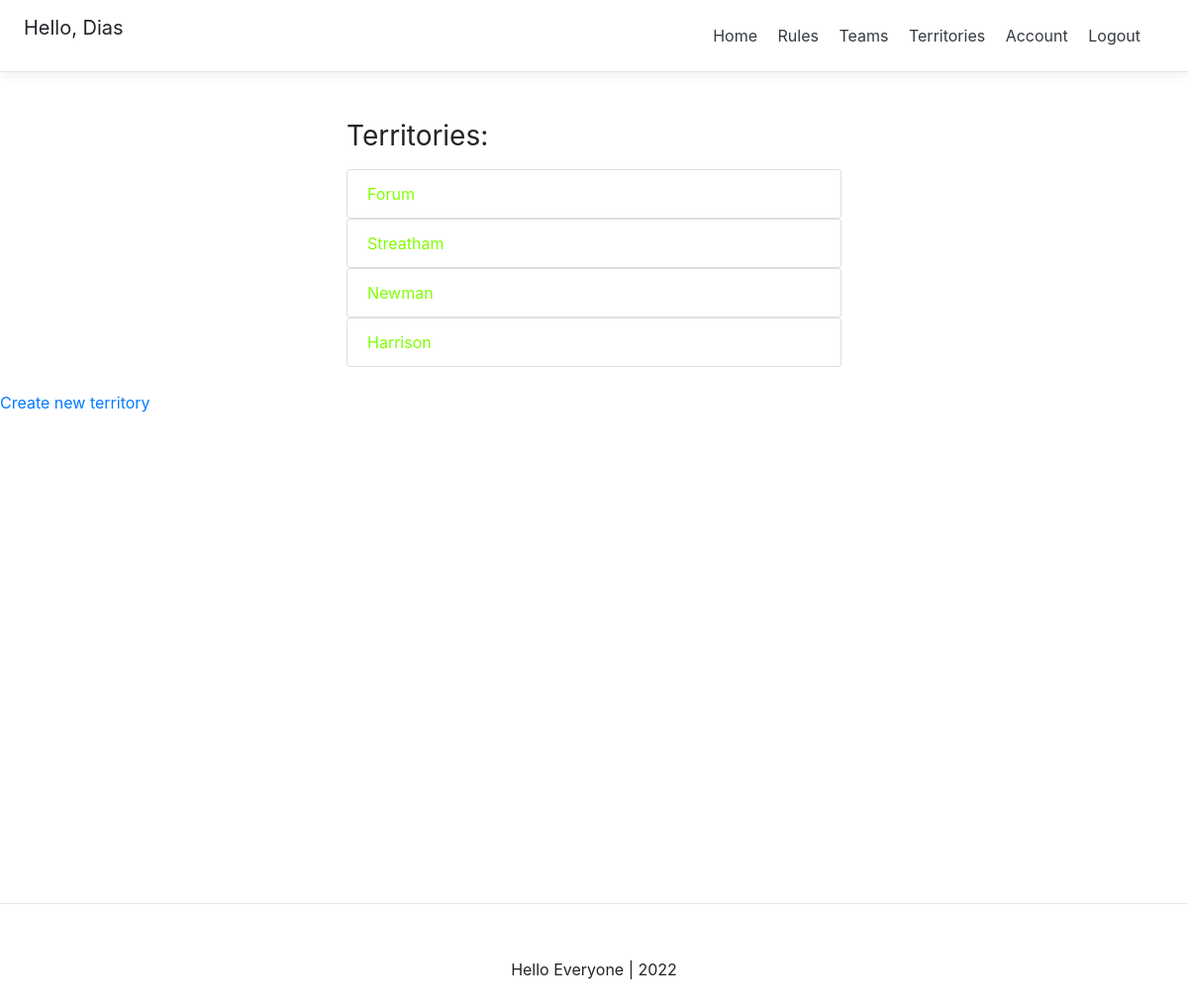
/game_keeper/settings/ (signed in), run on the app's committed database.
### account/models.py (models this page shows, shortened)
class Account(AbstractBaseUser):
    email                   = models.EmailField(verbose_name="email", max_length=60, unique=True, validators=[validate_email])
    username                = models.CharField(max_length=30, unique=True)
    is_gameKeeper           = models.BooleanField(default=False)
    date_joined             = models.DateTimeField(verbose_name='date joined', auto_now_add=True)
    last_login              = models.DateTimeField(verbose_name='last login', auto_now_add=True)
    is_admin                = models.BooleanField(default=False)
    is_active               = models.BooleanField(default=True)
    is_staff                = models.BooleanField(default=False)
    is_superuser            = models.BooleanField(default=False)
    latitude 				= models.DecimalField(max_digits=20, decimal_places=15, default = 0, null=True, blank=True)
    longitude 				= models.DecimalField(max_digits=20, decimal_places=15, default = 0, null=True, blank=True)
    USERNAME_FIELD = 'email'
    REQUIRED_FIELDS = ['username', ]
    objects = MyAccountManager()

### gameKeeper/models.py (models this page shows)
class Building(models.Model):
    name 					= models.CharField(max_length=50, null=False, blank=False, unique=True)
    latitude 				= models.DecimalField(max_digits=10, decimal_places=5, null=False, blank=False)
    longitude 				= models.DecimalField(max_digits=10, decimal_places=5, null=False, blank=False)
    is_active               = models.BooleanField(default=False)
    is_captured             = models.BooleanField(default=False)
    slug 					= models.SlugField(blank=True, unique=True)
    def __str__(self):
	    return self.name

### gameKeeper/views.py (the view)
# urls.py: path('settings/', game_keeper_view, name="settings"),
def game_keeper_view(request):
    context = {}
    if not request.user.is_authenticated:
        return redirect('login')
    buildings = Building.objects.all()
    context['buildings'] = buildings
    return render(request, 'game_keeper/settings.html', context)

### gameKeeper/templates/game_keeper/settings.html (shortened to what this page needs)
{% extends 'base.html' %}
{% block content %}
{% if request.user.is_authenticated %}
<div class="container mt-4 p-4">
    <div class="row">
      <div class="buildings">
        <h3 class="mb-3 font-weight-normal">Territories:</h3>
        {% if buildings %}
          <ul class="list-group">
          {% for building in buildings %}
            {% if building.is_active %}
            <a href="{% url 'game_keeper:detail' building.slug %}" style="text-decoration: none; color: chartreuse;">
              <li class="list-group-item">{{building}}</li></a>
            {% else %}
            <a href="{% url 'game_keeper:detail' building.slug %}" style="text-decoration: none; color: crimson;">
              <li class="list-group-item">{{building}}</li></a>
            {% endif %}
          {% endfor %}
          </ul>
        {% else %}
          <p>You have no Territories. Create a territory <a href="{% url 'game_keeper:create' %}">here</a>.</p>
        {% endif %}
      </div>
    </div>
  </div>
<a href="{% url 'game_keeper:create' %}">Create new territory</a>
{% endif %}
{% endblock content %}

### templates/snippets/header.html (shortened to what this page needs)
<link rel="stylesheet" href="https://maxcdn.bootstrapcdn.com/bootstrap/4.0.0/css/bootstrap.min.css"
integrity="sha384-Gn5384xqQ1aoWXA+058RXPxPg6fy4IWvTNh0E263XmFcJlSAwiGgFAW/dAiS6JXm">
<div class="d-flex flex-column flex-md-row align-items-center p-3 px-md-4 mb-3 bg-white border-bottom box-shadow">
  <h5 class="my-0 mr-md-auto font-weight-normal">
    {% if request.user.is_authenticated %}
    <p>Hello, {{request.user.username}} </p>
    {% endif %}
  </h5>
  <nav class="my-2 my-md-0 mr-md-3" ml-auto>
    {% if request.user.is_authenticated %}
      {% if request.user.is_gameKeeper %}
        <a class="p-2 text-dark" href="{% url 'home' %}">Home</a>
        <a class="p-2 text-dark" href="#">Rules</a>
        <a class="p-2 text-dark" href="#">Teams</a>
        <a class="p-2 text-dark" href="{% url 'territory_game:territories' %}">Territories</a>
        <a class="p-2 text-dark" href="{% url 'game_keeper:settings' %}">Game settings</a>
        <a class="p-2 text-dark" href = "{% url 'account' %}">Account</a>
        <a class="p-2 text-dark" href = "{% url 'logout' %}">Logout</a>
      {% else %}
        <a class="p-2 text-dark" href="{% url 'home' %}">Home</a>
        <a class="p-2 text-dark" href="#">Rules</a>
        <a class="p-2 text-dark" href="#">Teams</a>
        <a class="p-2 text-dark" href="{% url 'territory_game:territories' %}">Territories</a>
        <a class="p-2 text-dark" href = "{% url 'account' %}">Account</a>
        <a class="p-2 text-dark" href = "{% url 'logout' %}">Logout</a>
      {% endif %}
    {% else %}
    <a class="p-2 text-dark"  href="{% url 'home' %}">Home</a>
    <a class="p-2 text-dark"  href="{% url 'login' %}">Login</a>
    <a class="btn btn-outline-primary" href="{% url 'register' %}">Register</a>
    {% endif %}
  </nav>
</div>

### templates/snippets/header.html (style rules this page uses)
@media (min-width: 768px) { html { font-size: 16px; } }
.container { max-width: 960px; }
.border-bottom { border-bottom: 1px solid #e5e5e5; }
.box-shadow { box-shadow: 0 .25rem .75rem rgba(0, 0, 0, .05); }

### gameKeeper/templates/game_keeper/settings.html (style rules this page uses)
.buildings { max-width: 500px; width: 100%; margin: auto; }

### data on the page
Account: user.username "Dias"
Building: name "Forum"
Building: name "Streatham"
Building: name "Newman"
Building: name "Harrison"
